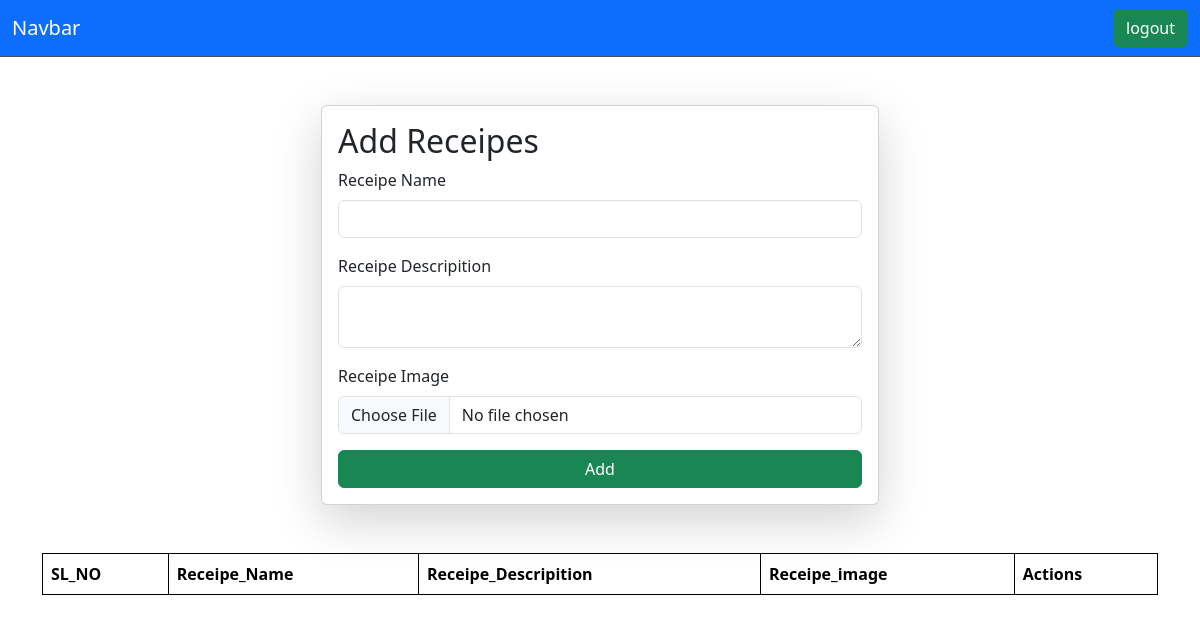
/receipes (signed in), run on an earlier commit of the app's database.
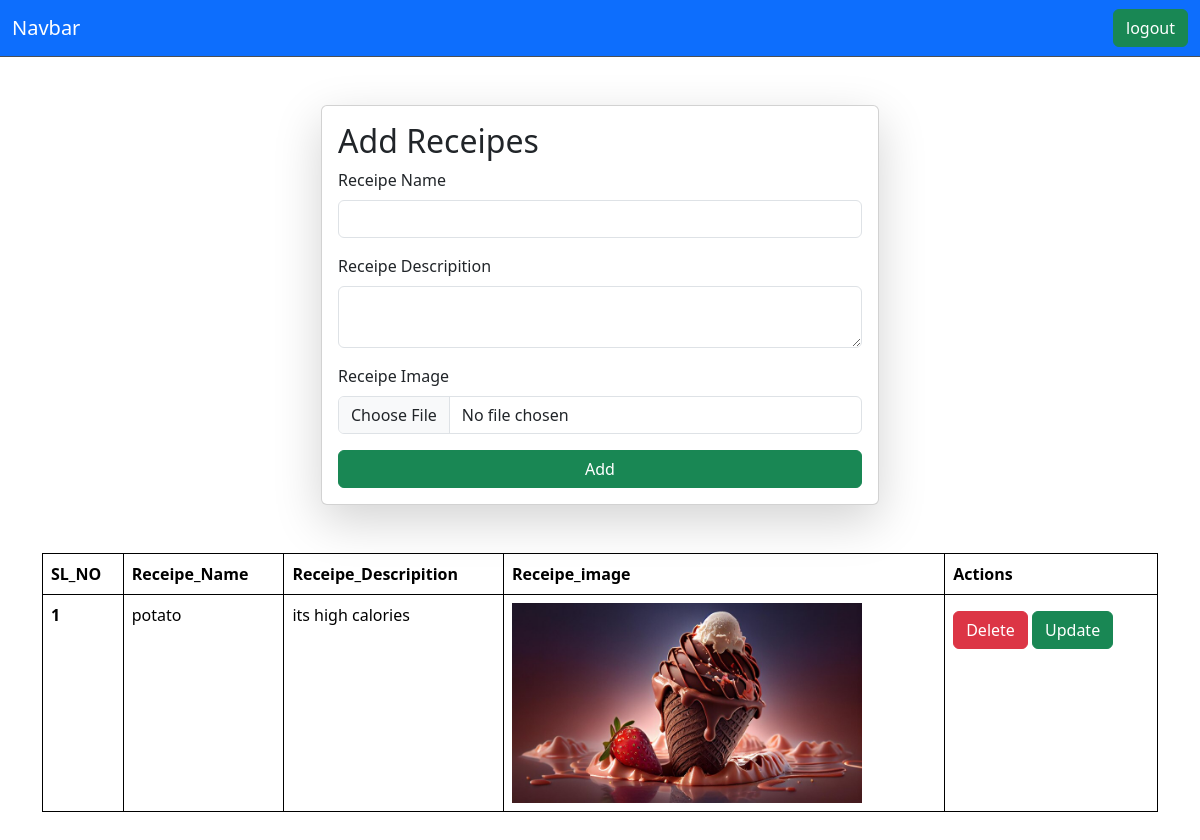
And on a later commit of the database.
### vegs/models.py (models this page shows)
class Receipe(models.Model):
    user = models.ForeignKey(User , on_delete=models.SET_NULL, null= True, blank= True)
    receipe_name = models.CharField(max_length=100)
    text = models.TextField()
    receipe_image = models.ImageField(upload_to="recepie")

### vegs/views.py (the view, shortened to what this page needs)
# urls.py: path('receipes',receipes,name='receipes'),
@login_required(login_url='/login/')
def receipes(request):
    queryset = Receipe.objects.all()
    context = {'receipes': queryset}
    return render(request, 'receipes.html',context)

### vegs/templates/receipes.html (shortened to what this page needs)
{% extends "base.html" %}
{% block start %}
<div class="container mt-5">
    <form class="col-6 mx-auto card p-3 shadow-lg" method="POST" enctype="multipart/form-data">
        <h2> Add Receipes</h2>
    <div class="mb-3">
      <label for="exampleInputEmail1" class="form-label">Receipe Name</label>
      <input name=" receipe_name" required type="text" class="form-control" >
    </div>
    <div class="mb-3">
      <label for="exampleInputPassword1" class="form-label">Receipe Descripition</label>
      <textarea required name= "text"  class="form-control" ></textarea>
    </div>
    <div class="mb-3">
        <label for="exampleInputPassword1" class="form-label">Receipe Image</label>
        <input name="receipe_image" type="file" class="form-control" >
      </div>
    <button type="submit"  class="btn btn-success">Add</button>
  </form>
  <table class="table my-5">
    <thead>
      <tr>
        <th scope="col">SL_NO</th>
        <th scope="col">Receipe_Name</th>
        <th scope="col">Receipe_Descripition</th>
        <th scope="col">Receipe_image</th>
        <th scope="col">Actions</th>
      </tr>
    </thead>
    <tbody>
      {%for receipe in receipes%}
      <tr>
        <th scope="row">{{forloop.counter}}</th>
        <td>{{receipe.receipe_name}}</td>
        <td>{{receipe.text}}</td>
        <td>
          <img src="/media/{{receipe.receipe_image}}" style="height:200px;"></td>
        <td>
          <a href="/delete-receipe/{{receipe.id}}/" class="btn btn-danger mt-2" >Delete</a>
          <a href="/update-receipe/{{receipe.id}}/" class="btn btn-success mt-2">Update</a>
        </td>
      </tr>
      {% endfor%}
    </tbody>
  </table>
</div>
</body>
</html>
{% endblock %}

### home/templates/base.html (shortened to what this page needs)
<!DOCTYPE html>
<html lang="en">
<head>
    <link href="https://cdn.jsdelivr.net/npm/bootstrap@5.3.3/dist/css/bootstrap.min.css" rel="stylesheet">
  </head>
</head>
<body>
  <nav class="navbar bg-primary border-bottom border-body" data-bs-theme="dark">
    <div class="container-fluid">
      <a class="navbar-brand">Navbar</a>
      <form class="d-flex" role="search">
        {% if request.user.is_authenticated %}
        <a href="/logout/" class="btn btn-success" type="submit">logout</a>
        {% else %}
        <a href="/login" class="btn btn-success" type="submit">login</a>
        {% endif%}
      </form>
    </div>
  </nav>
  {% block start %}
  {% endblock %}
</body>
</html>

### home/templates/base.html (style rules this page uses)
table, th, td { border:1px solid black; }

What changed in the data, as far as the page shows it:
added Receipe: receipe_name "potato", text "its high calories", receipe_image (picture)
